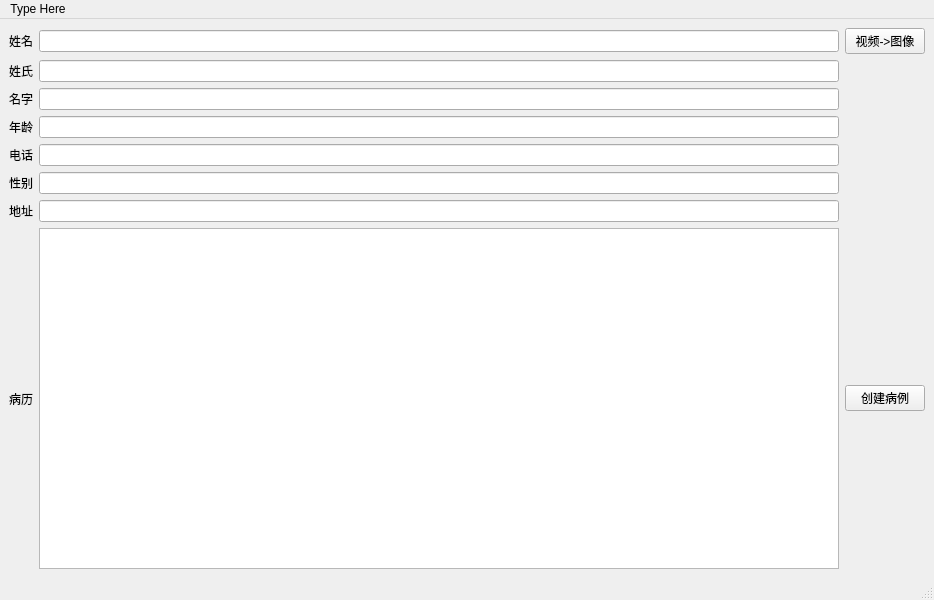
<?xml version="1.0" encoding="UTF-8"?>
<ui version="4.0">
 <class>MainWindow</class>
 <widget class="QMainWindow" name="MainWindow">
  <property name="geometry">
   <rect>
    <x>0</x>
    <y>0</y>
    <width>934</width>
    <height>600</height>
   </rect>
  </property>
  <property name="windowTitle">
   <string>MainWindow</string>
  </property>
  <widget class="QWidget" name="centralwidget">
   <layout class="QGridLayout" name="gridLayout">
    <item row="2" column="1">
     <widget class="QLineEdit" name="lineEdit_3"/>
    </item>
    <item row="4" column="1">
     <widget class="QLineEdit" name="lineEdit_5"/>
    </item>
    <item row="7" column="2">
     <widget class="QPushButton" name="pushButton">
      <property name="text">
       <string>创建病例</string>
      </property>
     </widget>
    </item>
    <item row="0" column="2">
     <widget class="QPushButton" name="Change">
      <property name="text">
       <string>视频-&gt;图像</string>
      </property>
     </widget>
    </item>
    <item row="5" column="1">
     <widget class="QLineEdit" name="lineEdit_6"/>
    </item>
    <item row="0" column="1">
     <widget class="QLineEdit" name="lineEdit_1"/>
    </item>
    <item row="7" column="1">
     <widget class="QTextEdit" name="textEdit"/>
    </item>
    <item row="1" column="1">
     <widget class="QLineEdit" name="lineEdit_2"/>
    </item>
    <item row="6" column="1">
     <widget class="QLineEdit" name="lineEdit_7"/>
    </item>
    <item row="3" column="1">
     <widget class="QLineEdit" name="lineEdit_4"/>
    </item>
    <item row="0" column="0">
     <widget class="QLabel" name="label_1">
      <property name="text">
       <string>姓名</string>
      </property>
     </widget>
    </item>
    <item row="1" column="0">
     <widget class="QLabel" name="label_2">
      <property name="text">
       <string>姓氏</string>
      </property>
     </widget>
    </item>
    <item row="2" column="0">
     <widget class="QLabel" name="label_3">
      <property name="text">
       <string>名字</string>
      </property>
     </widget>
    </item>
    <item row="3" column="0">
     <widget class="QLabel" name="label_4">
      <property name="text">
       <string>年龄</string>
      </property>
     </widget>
    </item>
    <item row="4" column="0">
     <widget class="QLabel" name="label_5">
      <property name="text">
       <string>电话</string>
      </property>
     </widget>
    </item>
    <item row="5" column="0">
     <widget class="QLabel" name="label_6">
      <property name="text">
       <string>性别</string>
      </property>
     </widget>
    </item>
    <item row="6" column="0">
     <widget class="QLabel" name="label_7">
      <property name="text">
       <string>地址</string>
      </property>
     </widget>
    </item>
    <item row="7" column="0">
     <widget class="QLabel" name="label_8">
      <property name="text">
       <string>病历</string>
      </property>
     </widget>
    </item>
   </layout>
  </widget>
  <widget class="QMenuBar" name="menubar">
   <property name="geometry">
    <rect>
     <x>0</x>
     <y>0</y>
     <width>934</width>
     <height>23</height>
    </rect>
   </property>
   <widget class="QMenu" name="menu">
    <property name="title">
     <string>Type Here</string>
    </property>
   </widget>
   <addaction name="menu"/>
  </widget>
  <widget class="QStatusBar" name="statusbar"/>
 </widget>
 <resources/>
 <connections/>
</ui>
